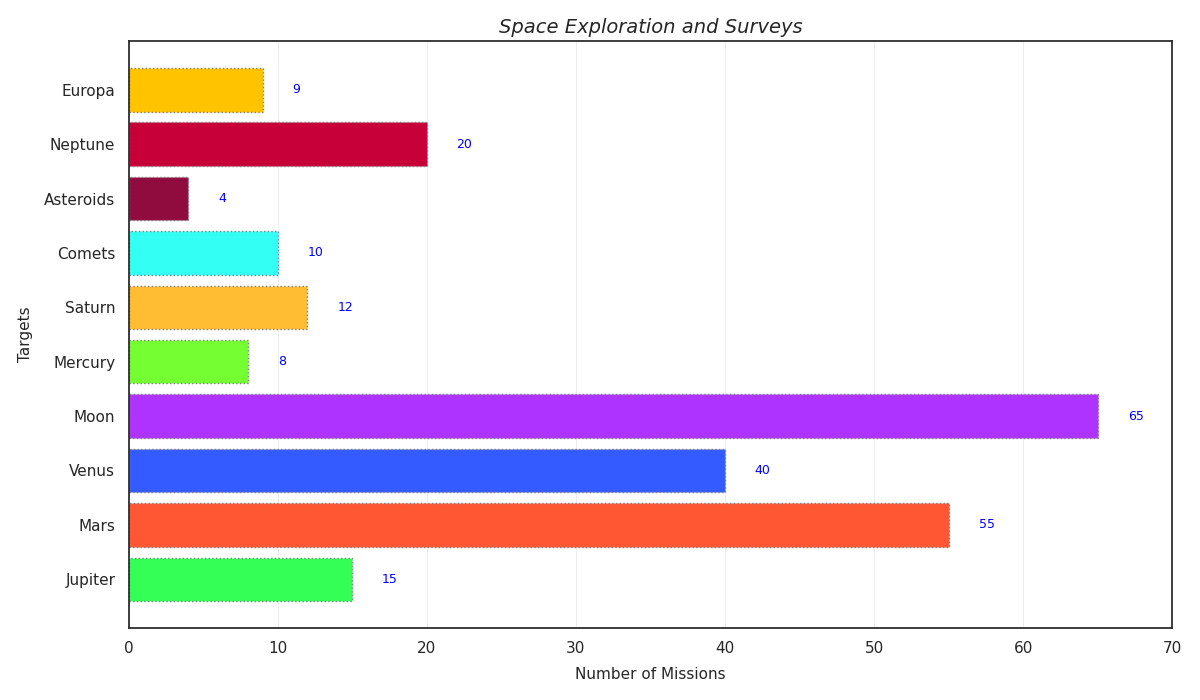

Reproduce this figure in Python.
import matplotlib.pyplot as plt
import numpy as np

# Data series
celestial_bodies = ['Jupiter', 'Mars', 'Venus', 'Moon', 'Mercury', 'Saturn', 'Comets']
missions_count = [15, 55, 40, 65, 8, 12, 10]
additional_bodies = ['Asteroids', 'Neptune', 'Europa']
additional_missions_count = [4, 20, 9]

# Combine both data series
all_bodies = celestial_bodies + additional_bodies
all_missions_count = missions_count + additional_missions_count

# Altered colors list for randomness
colors = ['#33FF57', '#FF5733', '#335BFF', '#AF33FF', '#75FF33', '#FFBD33', '#33FFF5', '#900C3F', '#C70039', '#FFC300']

fig, ax = plt.subplots(figsize=(12, 7))
bars = ax.barh(all_bodies, all_missions_count, color=colors, edgecolor='gray', linestyle='dotted')

for bar, count in zip(bars, all_missions_count):
    xval = bar.get_width()
    ax.text(xval + 2, bar.get_y() + bar.get_height()/2, str(count), va='center', fontsize=9, fontweight='normal', color='blue')

ax.set_title('Space Exploration and Surveys', fontsize=14, fontweight='normal', style='italic')
ax.set_xlabel('Number of Missions', fontsize=11, labelpad=8)
ax.set_ylabel('Targets', fontsize=11, labelpad=8)

ax.set_xlim(0, 70)
ax.grid(True, which='major', axis='x', linestyle='-', linewidth=0.5, alpha=0.5)

plt.tight_layout()
plt.show()
